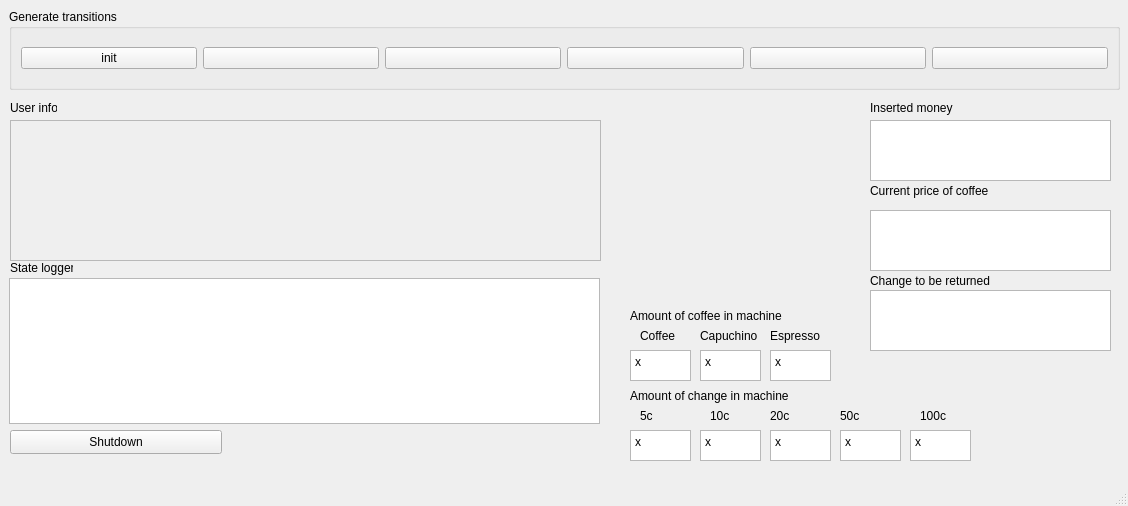
<?xml version="1.0" encoding="UTF-8"?>
<ui version="4.0">
 <class>MainWindow</class>
 <widget class="QMainWindow" name="MainWindow">
  <property name="geometry">
   <rect>
    <x>0</x>
    <y>0</y>
    <width>1128</width>
    <height>506</height>
   </rect>
  </property>
  <property name="windowTitle">
   <string>QStateMachine - example</string>
  </property>
  <widget class="QWidget" name="centralwidget">
   <widget class="QGroupBox" name="groupBox">
    <property name="geometry">
     <rect>
      <x>9</x>
      <y>9</y>
      <width>1111</width>
      <height>81</height>
     </rect>
    </property>
    <property name="title">
     <string>Generate transitions</string>
    </property>
    <layout class="QHBoxLayout" name="horizontalLayout">
     <item>
      <widget class="QPushButton" name="pb1">
       <property name="text">
        <string>init</string>
       </property>
      </widget>
     </item>
     <item>
      <widget class="QPushButton" name="pb2">
       <property name="text">
        <string/>
       </property>
      </widget>
     </item>
     <item>
      <widget class="QPushButton" name="pb3">
       <property name="text">
        <string/>
       </property>
      </widget>
     </item>
     <item>
      <widget class="QPushButton" name="pb4">
       <property name="text">
        <string/>
       </property>
      </widget>
     </item>
     <item>
      <widget class="QPushButton" name="pb5">
       <property name="text">
        <string/>
       </property>
      </widget>
     </item>
     <item>
      <widget class="QPushButton" name="pb6">
       <property name="text">
        <string/>
       </property>
      </widget>
     </item>
    </layout>
   </widget>
   <widget class="QLabel" name="label_2">
    <property name="geometry">
     <rect>
      <x>10</x>
      <y>100</y>
      <width>47</width>
      <height>16</height>
     </rect>
    </property>
    <property name="text">
     <string>User info</string>
    </property>
   </widget>
   <widget class="QPlainTextEdit" name="userInfo">
    <property name="enabled">
     <bool>false</bool>
    </property>
    <property name="geometry">
     <rect>
      <x>10</x>
      <y>120</y>
      <width>591</width>
      <height>141</height>
     </rect>
    </property>
   </widget>
   <widget class="QLabel" name="label">
    <property name="geometry">
     <rect>
      <x>10</x>
      <y>260</y>
      <width>63</width>
      <height>16</height>
     </rect>
    </property>
    <property name="text">
     <string>State logger</string>
    </property>
   </widget>
   <widget class="QPlainTextEdit" name="plainTextEdit">
    <property name="geometry">
     <rect>
      <x>9</x>
      <y>278</y>
      <width>591</width>
      <height>146</height>
     </rect>
    </property>
   </widget>
   <widget class="QPlainTextEdit" name="price">
    <property name="geometry">
     <rect>
      <x>870</x>
      <y>210</y>
      <width>241</width>
      <height>61</height>
     </rect>
    </property>
   </widget>
   <widget class="QPlainTextEdit" name="credit">
    <property name="geometry">
     <rect>
      <x>870</x>
      <y>120</y>
      <width>241</width>
      <height>61</height>
     </rect>
    </property>
   </widget>
   <widget class="QPlainTextEdit" name="change">
    <property name="geometry">
     <rect>
      <x>870</x>
      <y>290</y>
      <width>241</width>
      <height>61</height>
     </rect>
    </property>
   </widget>
   <widget class="QLabel" name="label_3">
    <property name="geometry">
     <rect>
      <x>870</x>
      <y>100</y>
      <width>101</width>
      <height>16</height>
     </rect>
    </property>
    <property name="text">
     <string>Inserted money</string>
    </property>
   </widget>
   <widget class="QLabel" name="label_4">
    <property name="geometry">
     <rect>
      <x>870</x>
      <y>180</y>
      <width>151</width>
      <height>21</height>
     </rect>
    </property>
    <property name="text">
     <string>Current price of coffee</string>
    </property>
   </widget>
   <widget class="QLabel" name="label_5">
    <property name="geometry">
     <rect>
      <x>870</x>
      <y>270</y>
      <width>151</width>
      <height>21</height>
     </rect>
    </property>
    <property name="text">
     <string>Change to be returned</string>
    </property>
   </widget>
   <widget class="QPlainTextEdit" name="c5">
    <property name="geometry">
     <rect>
      <x>630</x>
      <y>430</y>
      <width>61</width>
      <height>31</height>
     </rect>
    </property>
    <property name="plainText">
     <string>x</string>
    </property>
   </widget>
   <widget class="QPlainTextEdit" name="c10">
    <property name="geometry">
     <rect>
      <x>700</x>
      <y>430</y>
      <width>61</width>
      <height>31</height>
     </rect>
    </property>
    <property name="plainText">
     <string>x</string>
    </property>
   </widget>
   <widget class="QPlainTextEdit" name="c20">
    <property name="geometry">
     <rect>
      <x>770</x>
      <y>430</y>
      <width>61</width>
      <height>31</height>
     </rect>
    </property>
    <property name="plainText">
     <string>x</string>
    </property>
   </widget>
   <widget class="QPlainTextEdit" name="c50">
    <property name="geometry">
     <rect>
      <x>840</x>
      <y>430</y>
      <width>61</width>
      <height>31</height>
     </rect>
    </property>
    <property name="plainText">
     <string>x</string>
    </property>
   </widget>
   <widget class="QPlainTextEdit" name="c100">
    <property name="geometry">
     <rect>
      <x>910</x>
      <y>430</y>
      <width>61</width>
      <height>31</height>
     </rect>
    </property>
    <property name="plainText">
     <string>x</string>
    </property>
   </widget>
   <widget class="QLabel" name="label_6">
    <property name="geometry">
     <rect>
      <x>630</x>
      <y>380</y>
      <width>181</width>
      <height>31</height>
     </rect>
    </property>
    <property name="text">
     <string>Amount of change in machine</string>
    </property>
   </widget>
   <widget class="QLabel" name="label_7">
    <property name="geometry">
     <rect>
      <x>640</x>
      <y>400</y>
      <width>41</width>
      <height>31</height>
     </rect>
    </property>
    <property name="text">
     <string>5c</string>
    </property>
   </widget>
   <widget class="QLabel" name="label_8">
    <property name="geometry">
     <rect>
      <x>710</x>
      <y>400</y>
      <width>41</width>
      <height>31</height>
     </rect>
    </property>
    <property name="text">
     <string>10c</string>
    </property>
   </widget>
   <widget class="QLabel" name="label_9">
    <property name="geometry">
     <rect>
      <x>770</x>
      <y>400</y>
      <width>41</width>
      <height>31</height>
     </rect>
    </property>
    <property name="text">
     <string>20c</string>
    </property>
   </widget>
   <widget class="QLabel" name="label_10">
    <property name="geometry">
     <rect>
      <x>840</x>
      <y>400</y>
      <width>41</width>
      <height>31</height>
     </rect>
    </property>
    <property name="text">
     <string>50c</string>
    </property>
   </widget>
   <widget class="QLabel" name="label_11">
    <property name="geometry">
     <rect>
      <x>920</x>
      <y>400</y>
      <width>41</width>
      <height>31</height>
     </rect>
    </property>
    <property name="text">
     <string>100c</string>
    </property>
   </widget>
   <widget class="QPushButton" name="pbShutdown">
    <property name="geometry">
     <rect>
      <x>10</x>
      <y>430</y>
      <width>212</width>
      <height>24</height>
     </rect>
    </property>
    <property name="text">
     <string>Shutdown</string>
    </property>
   </widget>
   <widget class="QLabel" name="label_12">
    <property name="geometry">
     <rect>
      <x>630</x>
      <y>300</y>
      <width>181</width>
      <height>31</height>
     </rect>
    </property>
    <property name="text">
     <string>Amount of coffee in machine</string>
    </property>
   </widget>
   <widget class="QPlainTextEdit" name="coffeeCount">
    <property name="geometry">
     <rect>
      <x>630</x>
      <y>350</y>
      <width>61</width>
      <height>31</height>
     </rect>
    </property>
    <property name="plainText">
     <string>x</string>
    </property>
   </widget>
   <widget class="QPlainTextEdit" name="cappuchinoCount">
    <property name="geometry">
     <rect>
      <x>700</x>
      <y>350</y>
      <width>61</width>
      <height>31</height>
     </rect>
    </property>
    <property name="plainText">
     <string>x</string>
    </property>
   </widget>
   <widget class="QPlainTextEdit" name="espressoCount">
    <property name="geometry">
     <rect>
      <x>770</x>
      <y>350</y>
      <width>61</width>
      <height>31</height>
     </rect>
    </property>
    <property name="plainText">
     <string>x</string>
    </property>
   </widget>
   <widget class="QLabel" name="label_13">
    <property name="geometry">
     <rect>
      <x>640</x>
      <y>320</y>
      <width>41</width>
      <height>31</height>
     </rect>
    </property>
    <property name="text">
     <string>Coffee</string>
    </property>
   </widget>
   <widget class="QLabel" name="label_14">
    <property name="geometry">
     <rect>
      <x>700</x>
      <y>320</y>
      <width>61</width>
      <height>31</height>
     </rect>
    </property>
    <property name="text">
     <string>Capuchino</string>
    </property>
   </widget>
   <widget class="QLabel" name="label_15">
    <property name="geometry">
     <rect>
      <x>770</x>
      <y>320</y>
      <width>61</width>
      <height>31</height>
     </rect>
    </property>
    <property name="text">
     <string>Espresso</string>
    </property>
   </widget>
  </widget>
  <widget class="QMenuBar" name="menubar">
   <property name="geometry">
    <rect>
     <x>0</x>
     <y>0</y>
     <width>1128</width>
     <height>21</height>
    </rect>
   </property>
  </widget>
  <widget class="QStatusBar" name="statusbar"/>
 </widget>
 <resources/>
 <connections/>
</ui>
